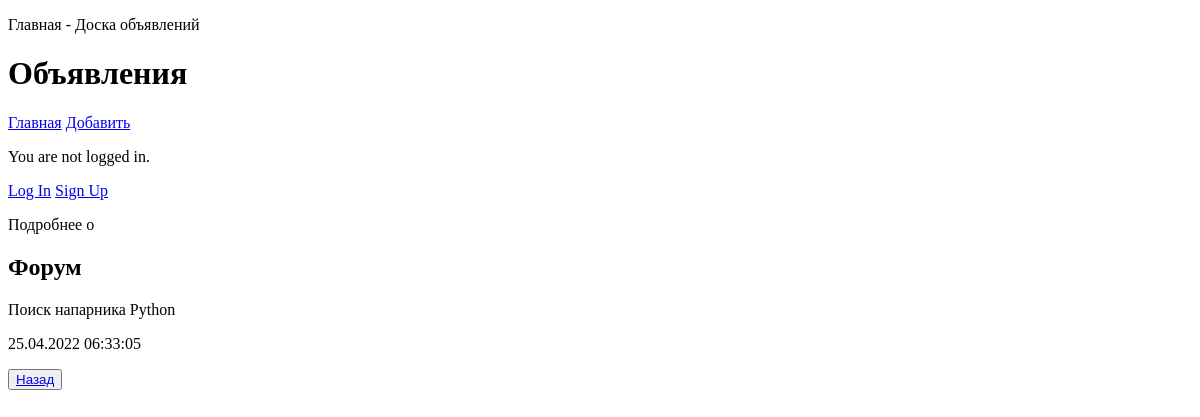
/bboard/company/1, run on an earlier commit of the app's database.
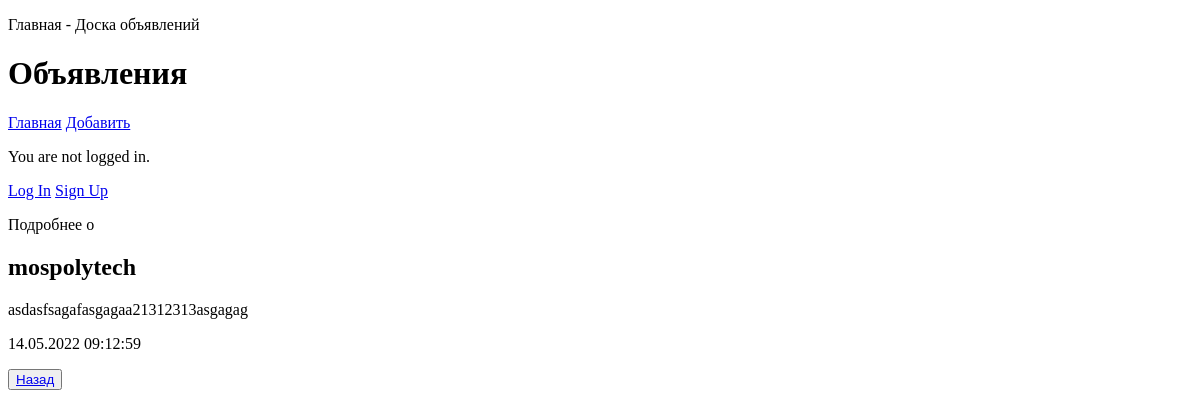
And on a later commit of the database.
### bboard/models.py (models this page shows)
class BBoard(models.Model):
    title = models.CharField(max_length=50, verbose_name = "Предложение по разработке")
    content = models.TextField(null=True, blank=True, verbose_name = "Описание задачи")
    price = models.FloatField(null=True, blank=True, verbose_name = "Предлогаемая цена")
    published = models.DateTimeField(auto_now_add=True, db_index=True, verbose_name = "Дата публикации")
    rubric = models.ForeignKey('Rubric', null = True, on_delete = models.PROTECT, verbose_name = "Заказчик")
    class Meta:
        verbose_name_plural = "Акутальные предложения"
        verbose_name = "Актуальное предложение"
        ordering = ['-published']

### bboard/views.py (the view)
# urls.py: path('bboard/company/<int:id>', CompanyView, name='company'),
def CompanyView(request, id):
    all_objects = BBoard.objects.get(id=id)
    context = {'all_objects':all_objects}
    return render(request, 'bboard/company_view.html', context)

### bboard/templates/bboard/company_view.html
{% extends 'layout/basic.html' %}
{% block content %}
<p>Подробнее о {{ all_objects.name }}</p>
<div>
    <h2>{{ all_objects.title }}</h2>
    <p>{{ all_objects.content }}</p>
    <p>{{ all_objects.published|date:"d.m.Y H:i:s" }}</p>
    <form>
        <button><a href="javascript:history.go(-1)" class="btn btn-default">Назад</a></button>
    </form>
</div>
{% endblock %}

What changed in the data, as far as the page shows it:
changed BBoard: title "Форум" → "mospolytech"; content "Поиск напарника Python" → "asdasfsagafasgagaa21312313asgagag"; published "25.04.2022 06:33:05" → "14.05.2022 09:12:59"
